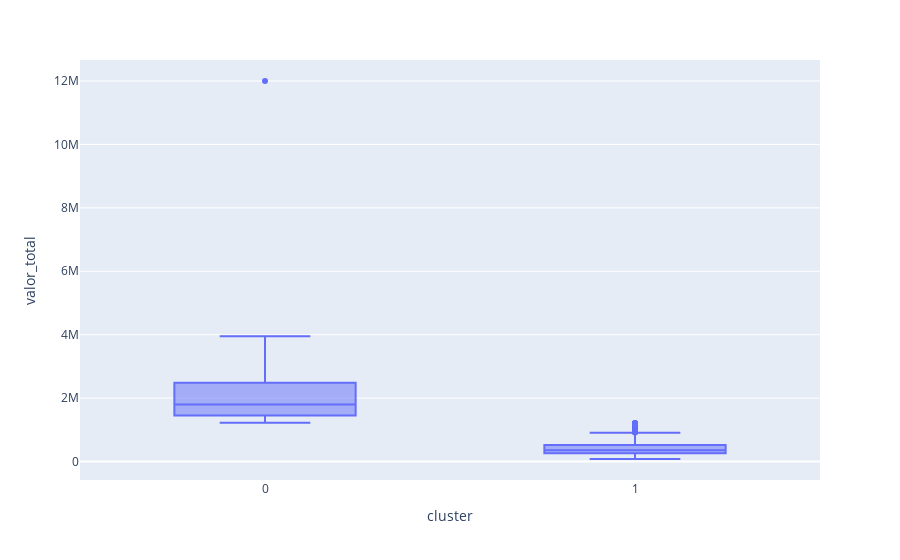
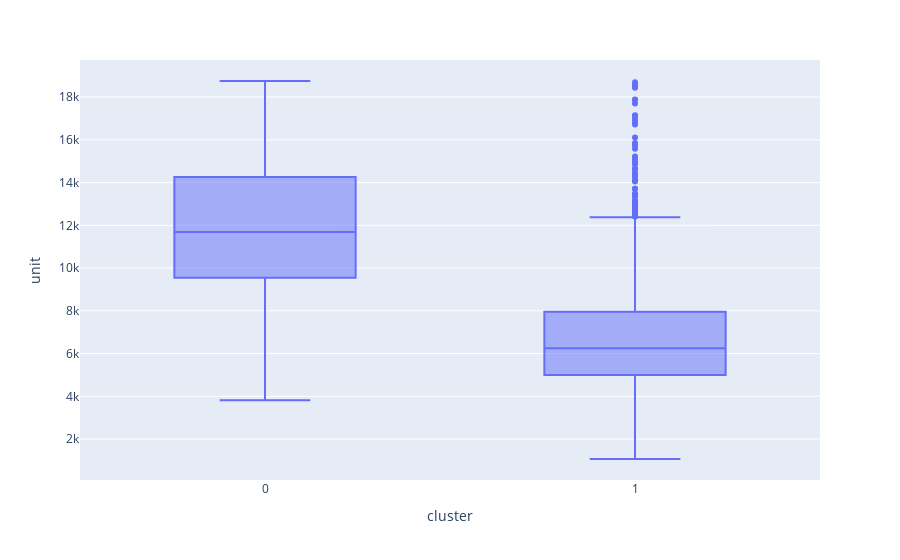
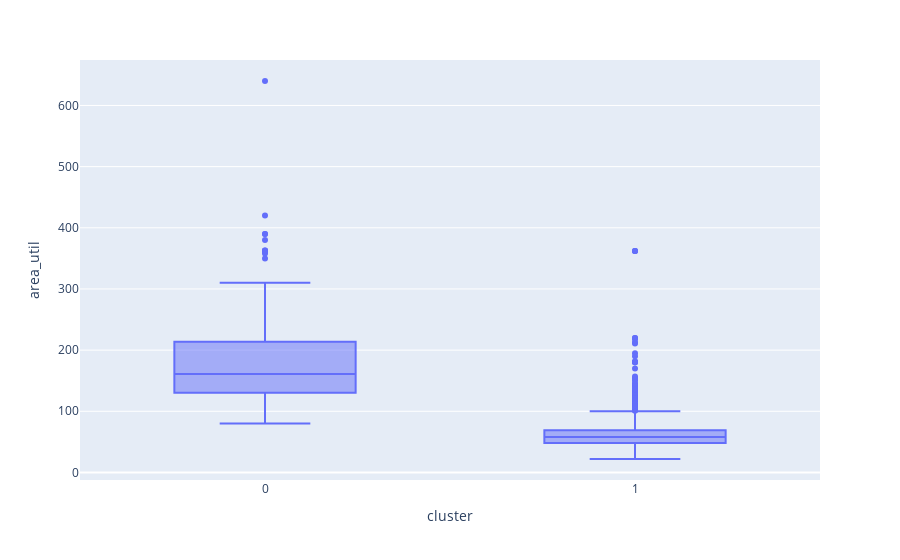
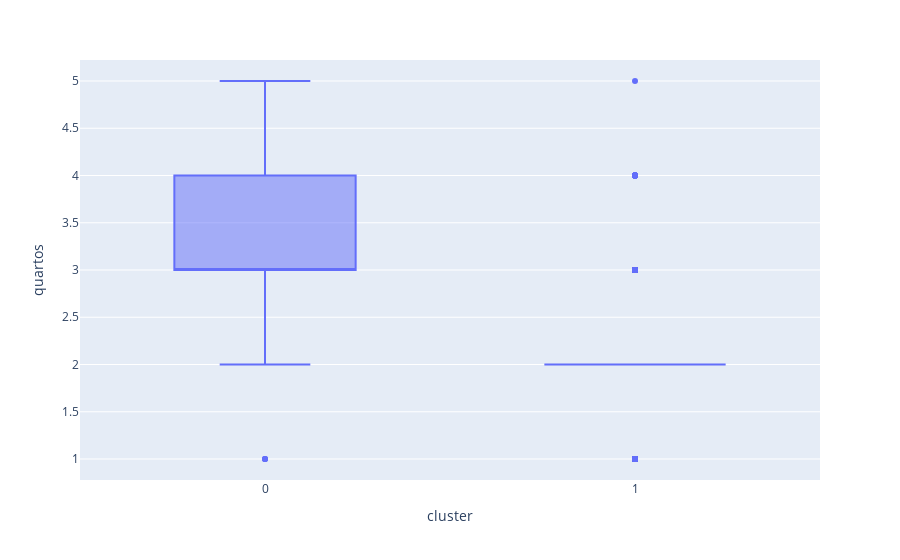

Notebook code cell kept with these figures, in order:
### Code cell
# Selecting the columns that will be plotted

chart_list = ['valor_total', 'unit', 'area_util', 'quartos',
       'suites', 'banheiros', 'media_idh', 'media_gini', 'expectativa_vida', 'renda_percapita']


def create_multiple_cluster_boxplots(chart_list):
    """
    Create multiple cluster boxplots for a list of variables.

    Args:
        chart_list (list): List of variables for which cluster boxplots will be created.

    Returns:
        None: Displays the cluster boxplot for each variable.

    """
    for variable in chart_list:
        create_cluster_boxplot(variable)

create_multiple_cluster_boxplots(chart_list)

### Figure 1 — Plotly figure (JSON) as saved in the notebook; plotly's stock layout.template omitted (floating-point values rounded to 4 significant figures; data arrays with more than 128 entries replaced by an {"elided": "..."} marker saying what was removed)
{"data": [{"alignmentgroup": "True", "hovertemplate": "cluster=%{x}<br>valor_total=%{y}<extra></extra>", "legendgroup": "", "marker": {"color": "#636efa"}, "name": "", "notched": false, "offsetgroup": "", "orientation": "v", "showlegend": false, "type": "box", "x": {"elided": "2499 int values"}, "x0": " ", "xaxis": "x", "y": {"elided": "2499 int values"}, "y0": " ", "yaxis": "y"}], "layout": {"boxmode": "group", "legend": {"tracegroupgap": 0}, "margin": {"t": 60}, "xaxis": {"anchor": "y", "domain": [0, 1], "title": {"text": "cluster"}}, "yaxis": {"anchor": "x", "domain": [0, 1], "title": {"text": "valor_total"}}}}

### Figure 2 — Plotly figure (JSON) as saved in the notebook; plotly's stock layout.template omitted (floating-point values rounded to 4 significant figures; data arrays with more than 128 entries replaced by an {"elided": "..."} marker saying what was removed)
{"data": [{"alignmentgroup": "True", "hovertemplate": "cluster=%{x}<br>unit=%{y}<extra></extra>", "legendgroup": "", "marker": {"color": "#636efa"}, "name": "", "notched": false, "offsetgroup": "", "orientation": "v", "showlegend": false, "type": "box", "x": {"elided": "2499 int values"}, "x0": " ", "xaxis": "x", "y": {"elided": "2499 float values"}, "y0": " ", "yaxis": "y"}], "layout": {"boxmode": "group", "legend": {"tracegroupgap": 0}, "margin": {"t": 60}, "xaxis": {"anchor": "y", "domain": [0, 1], "title": {"text": "cluster"}}, "yaxis": {"anchor": "x", "domain": [0, 1], "title": {"text": "unit"}}}}

### Figure 3 — Plotly figure (JSON) as saved in the notebook; plotly's stock layout.template omitted (floating-point values rounded to 4 significant figures; data arrays with more than 128 entries replaced by an {"elided": "..."} marker saying what was removed)
{"data": [{"alignmentgroup": "True", "hovertemplate": "cluster=%{x}<br>area_util=%{y}<extra></extra>", "legendgroup": "", "marker": {"color": "#636efa"}, "name": "", "notched": false, "offsetgroup": "", "orientation": "v", "showlegend": false, "type": "box", "x": {"elided": "2499 int values"}, "x0": " ", "xaxis": "x", "y": {"elided": "2499 int values"}, "y0": " ", "yaxis": "y"}], "layout": {"boxmode": "group", "legend": {"tracegroupgap": 0}, "margin": {"t": 60}, "xaxis": {"anchor": "y", "domain": [0, 1], "title": {"text": "cluster"}}, "yaxis": {"anchor": "x", "domain": [0, 1], "title": {"text": "area_util"}}}}

### Figure 4 — Plotly figure (JSON) as saved in the notebook; plotly's stock layout.template omitted (floating-point values rounded to 4 significant figures; data arrays with more than 128 entries replaced by an {"elided": "..."} marker saying what was removed)
{"data": [{"alignmentgroup": "True", "hovertemplate": "cluster=%{x}<br>quartos=%{y}<extra></extra>", "legendgroup": "", "marker": {"color": "#636efa"}, "name": "", "notched": false, "offsetgroup": "", "orientation": "v", "showlegend": false, "type": "box", "x": {"elided": "2499 int values"}, "x0": " ", "xaxis": "x", "y": {"elided": "2499 int values"}, "y0": " ", "yaxis": "y"}], "layout": {"boxmode": "group", "legend": {"tracegroupgap": 0}, "margin": {"t": 60}, "xaxis": {"anchor": "y", "domain": [0, 1], "title": {"text": "cluster"}}, "yaxis": {"anchor": "x", "domain": [0, 1], "title": {"text": "quartos"}}}}
